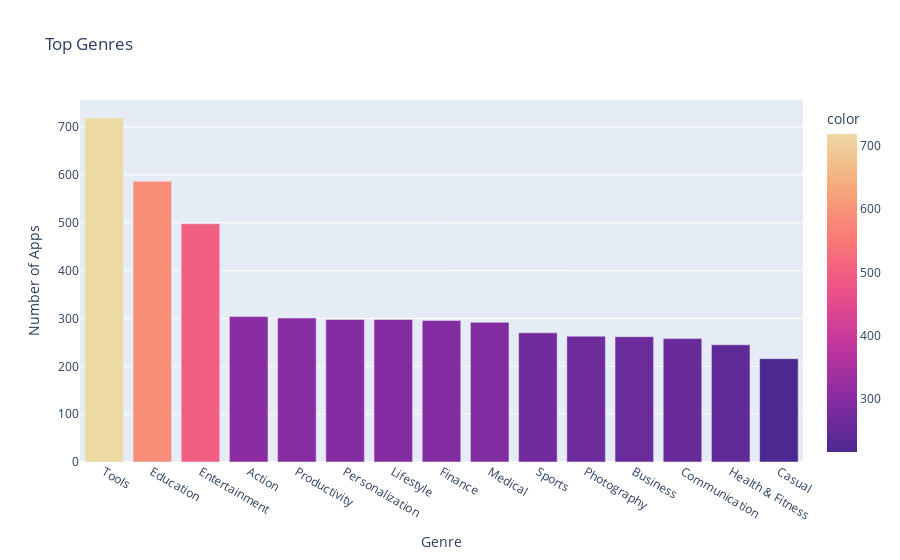

Write notebook code for a chart like this one.
### Code cell
bar_genres = px.bar(x=num_genres.index[:15],
                    y=num_genres.values[:15],
                    color=num_genres.values[:15],
                    hover_name=num_genres.index[:15],
                    color_continuous_scale='agsunset',
                    title='Top Genres')
bar_genres.update_layout(xaxis_title='Genre', yaxis_title='Number of Apps')
bar_genres.update_traces(hoverinfo='y')
bar_genres.show()

### Figure 1 — Plotly figure (JSON) as saved in the notebook; plotly's stock layout.template omitted (floating-point values rounded to 4 significant figures)
{"data": [{"alignmentgroup": "True", "hoverinfo": "y", "hovertemplate": "<b>%{hovertext}</b><br><br>x=%{x}<br>y=%{y}<br>color=%{marker.color}<extra></extra>", "hovertext": ["Tools", "Education", "Entertainment", "Action", "Productivity", "Personalization", "Lifestyle", "Finance", "Medical", "Sports", "Photography", "Business", "Communication", "Health & Fitness", "Casual"], "legendgroup": "", "marker": {"color": [719, 587, 498, 304, 301, 298, 298, 296, 292, 270, 263, 262, 258, 245, 216], "coloraxis": "coloraxis", "pattern": {"shape": ""}}, "name": "", "offsetgroup": "", "orientation": "v", "showlegend": false, "textposition": "auto", "type": "bar", "x": ["Tools", "Education", "Entertainment", "Action", "Productivity", "Personalization", "Lifestyle", "Finance", "Medical", "Sports", "Photography", "Business", "Communication", "Health & Fitness", "Casual"], "xaxis": "x", "y": [719, 587, 498, 304, 301, 298, 298, 296, 292, 270, 263, 262, 258, 245, 216], "yaxis": "y"}], "layout": {"barmode": "relative", "coloraxis": {"colorbar": {"title": {"text": "color"}}, "colorscale": [[0, "rgb(75, 41, 145)"], [0.1667, "rgb(135, 44, 162)"], [0.3333, "rgb(192, 54, 157)"], [0.5, "rgb(234, 79, 136)"], [0.6667, "rgb(250, 120, 118)"], [0.8333, "rgb(246, 169, 122)"], [1, "rgb(237, 217, 163)"]]}, "legend": {"tracegroupgap": 0}, "title": {"text": "Top Genres"}, "xaxis": {"anchor": "y", "domain": [0, 1], "title": {"text": "Genre"}}, "yaxis": {"anchor": "x", "domain": [0, 1], "title": {"text": "Number of Apps"}}}}
